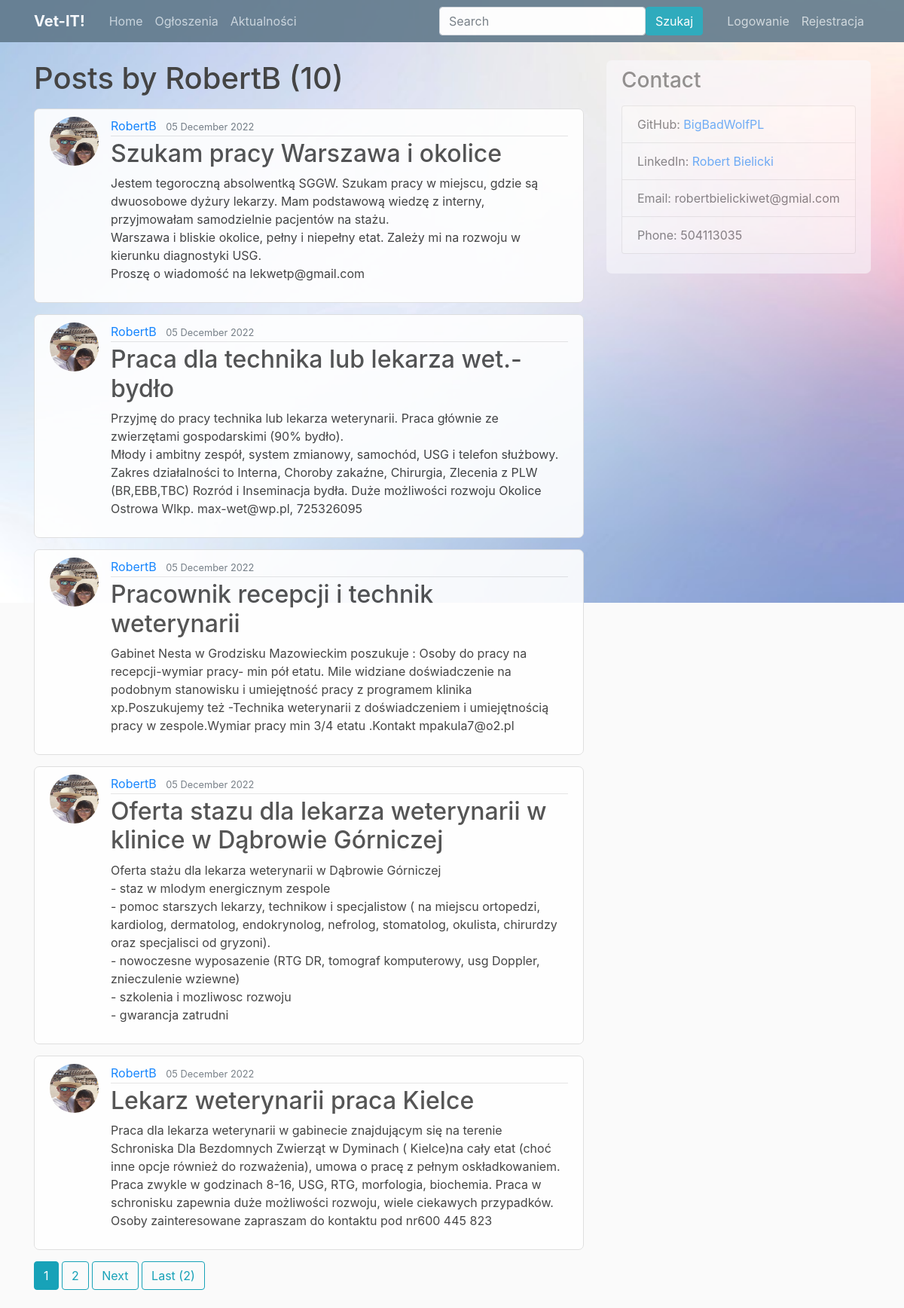
Before: /user/RobertB with the older database file.
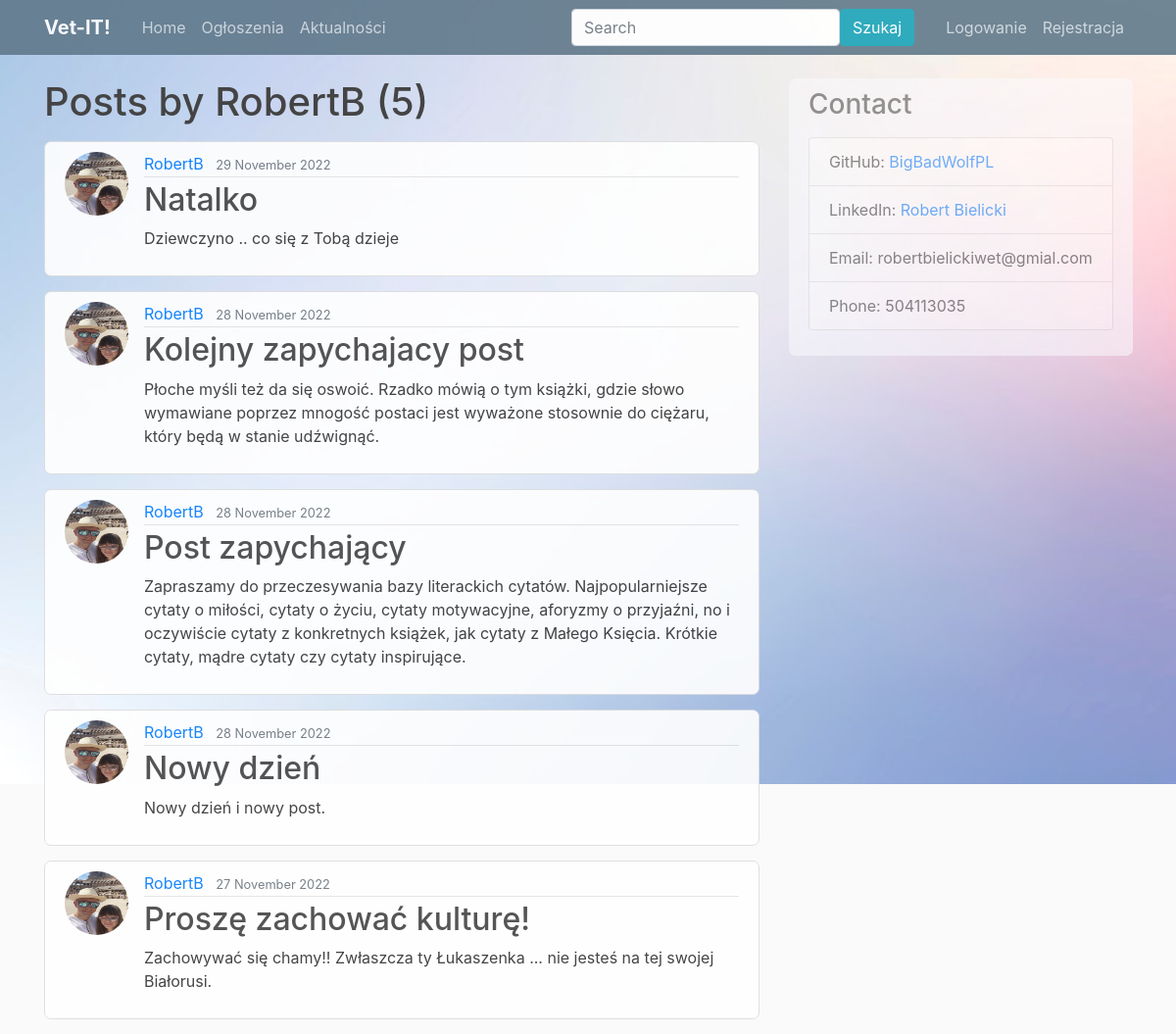
After: the same page with the newer database file.
### blog/models.py (models this page shows, shortened)
class Post(models.Model):
    title = models.CharField(max_length=100)
    content = models.TextField()
    date_posted = models.DateTimeField(default=timezone.now)
    author = models.ForeignKey(User, on_delete=models.CASCADE)

### users/models.py (models this page shows, shortened)
class Profile(models.Model):
    user = models.OneToOneField(User, on_delete=models.CASCADE)
    image = models.ImageField(default='default.jpg', upload_to='profile_pics')

### blog/views.py (the view)
# urls.py: path('user/<str:username>', views.UserPostListView.as_view(), name='user-posts'),
class UserPostListView(ListView):
    model = Post                                              # <----------
    template_name = 'blog/user_posts.html'                          # blog/post_list.html (error domyslna nazwa templatu post_list)  <app>/<model>_<viewtype>.html
    context_object_name = 'posts'                             # domyslna nazwa obiektu to'object'
    paginate_by = 5
    def get_queryset(self):
        user = get_object_or_404(User, username=self.kwargs.get('username'))
        return Post.objects.filter(author=user).order_by('-date_posted')

### blog/templates/blog/user_posts.html (shortened to what this page needs)
{% extends "blog/base.html" %}
{% block content %}
    <h1 class="mb-3">Posts by {{ view.kwargs.username }} ({{ page_obj.paginator.count }})</h1>
    {% for post in posts %}
         <article class="media content-section">
          <img class="rounded-circle article-img" src="{{ post.author.profile.image.url }}">
             <div class="media-body">
               <div class="article-metadata">
                 <a class="mr-2" href="{% url 'user-posts' post.author.username %}">{{ post.author }}</a>
                 <small class="text-muted">{{ post.date_posted|date:"d F Y" }}</small>
               </div>
               <h2><a class="article-title" href="{% url 'post-detail' post.id %}">{{ post.title }}</a></h2>
               <p class="article-content">{{ post.content }}</p>
             </div>
           </article>
    {% endfor %}
    {% if is_paginated %}
      {% for num in page_obj.paginator.page_range %}
        {% if page_obj.number == num %}
          <a class="btn btn-info mb-4" href="?{{ num }}"> {{ num }}</a>
        {% elif num > page_obj.number|add:'-3' and num < page_obj.number|add:'3' %}
          <a class="btn btn-outline-info mb-4" href="?{{ num }}"> {{ num }}</a>
        {% endif %}
      {% endfor %}
      {% if page_obj.has_next %}
      <a class="btn btn-outline-info mb-4" href="?page={{ page_obj.next_page_number }}">Next</a>
      <a class="btn btn-outline-info mb-4" href="?page= {{ page_obj.paginator.num_pages }}">Last ({{ page_obj.paginator.num_pages }})</a>
      {% endif %}
    {% endif %}
  {% endblock content %}

Changed rows visible on the page:
removed Post: author.profile.image (picture), author "RobertB", date_posted "05 December 2022", title "Szukam pracy Warszawa i okolice", content "Jestem tegoroczną absolwentką SGGW. Szukam pracy w miejscu, gdzie są dwuosobowe dyżury lekarzy. Mam podstawową wiedzę z interny, przyjmowałam samodzielnie pacjentów na stażu. Warszawa i bliskie okolice, pełny i niepełny etat. Zależy mi na rozwoju w kierunku diagnostyki USG. Proszę o wiadomość na lekwetp@gmail.com"
removed Post: author.profile.image (picture), author "RobertB", date_posted "05 December 2022", title "Praca dla technika lub lekarza wet.- bydło", content "Przyjmę do pracy technika lub lekarza weterynarii. Praca głównie ze zwierzętami gospodarskimi (90% bydło). Młody i ambitny zespół, system zmianowy, samochód, USG i telefon służbowy. Zakres działalności to Interna, Choroby zakaźne, Chirurgia, Zlecenia z PLW (BR,EBB,TBC) Rozród i Inseminacja bydła. Duże możliwości rozwoju Okolice Ostrowa Wlkp. max-wet@wp.pl, 725326095"
removed Post: author.profile.image (picture), author "RobertB", date_posted "05 December 2022", title "Pracownik recepcji i technik weterynarii", content "Gabinet Nesta w Grodzisku Mazowieckim poszukuje : Osoby do pracy na recepcji-wymiar pracy- min pół etatu. Mile widziane doświadczenie na podobnym stanowisku i umiejętność pracy z programem klinika xp.Poszukujemy też -Technika weterynarii z doświadczeniem i umiejętnością pracy w zespole.Wymiar pracy min 3/4 etatu .Kontakt mpakula7@o2.pl"
removed Post: author.profile.image (picture), author "RobertB", date_posted "05 December 2022", title "Oferta stazu dla lekarza weterynarii w klinice w Dąbrowie Górniczej", content "Oferta stażu dla lekarza weterynarii w Dąbrowie Górniczej - staz w mlodym energicznym zespole - pomoc starszych lekarzy, technikow i specjalistow ( na miejscu ortopedzi, kardiolog, dermatolog, endokrynolog, nefrolog, stomatolog, okulista, chirurdzy oraz specjalisci od gryzoni). - nowoczesne wyposazenie (RTG DR, tomograf komputerowy, usg Doppler, znieczulenie wziewne) - szkolenia i mozliwosc rozwoju - gwarancja zatrudni"
removed Post: author.profile.image (picture), author "RobertB", date_posted "05 December 2022", title "Lekarz weterynarii praca Kielce", content "Praca dla lekarza weterynarii w gabinecie znajdującym się na terenie Schroniska Dla Bezdomnych Zwierząt w Dyminach ( Kielce)na cały etat (choć inne opcje również do rozważenia), umowa o pracę z pełnym oskładkowaniem. Praca zwykle w godzinach 8-16, USG, RTG, morfologia, biochemia. Praca w schronisku zapewnia duże możliwości rozwoju, wiele ciekawych przypadków. Osoby zainteresowane zapraszam do kontaktu pod nr600 445 823"
now on this page (row unchanged): Post: author.profile.image (picture), author "RobertB", date_posted "29 November 2022", title "Natalko", content "Dziewczyno .. co się z Tobą dzieje"
now on this page (row unchanged): Post: author.profile.image (picture), author "RobertB", date_posted "28 November 2022", title "Kolejny zapychajacy post", content "Płoche myśli też da się oswoić. Rzadko mówią o tym książki, gdzie słowo wymawiane poprzez mnogość postaci jest wyważone stosownie do ciężaru, który będą w stanie udźwignąć."
now on this page (row unchanged): Post: author.profile.image (picture), author "RobertB", date_posted "28 November 2022", title "Post zapychający", content "Zapraszamy do przeczesywania bazy literackich cytatów. Najpopularniejsze cytaty o miłości, cytaty o życiu, cytaty motywacyjne, aforyzmy o przyjaźni, no i oczywiście cytaty z konkretnych książek, jak cytaty z Małego Księcia. Krótkie cytaty, mądre cytaty czy cytaty inspirujące."
now on this page (row unchanged): Post: author.profile.image (picture), author "RobertB", date_posted "28 November 2022", title "Nowy dzień", content "Nowy dzień i nowy post."
now on this page (row unchanged): Post: author.profile.image (picture), author "RobertB", date_posted "27 November 2022", title "Proszę zachować kulturę!", content "Zachowywać się chamy!! Zwłaszcza ty Łukaszenka ... nie jesteś na tej swojej Białorusi."
Other visible differences:
{{ page_obj.paginator.count }}: "10" → "5"
{{ page_obj.paginator.num_pages }}: "2" → (not shown)
list line gone: "1"
list line gone: "2"
text no longer shown: "Next Last ( )"
